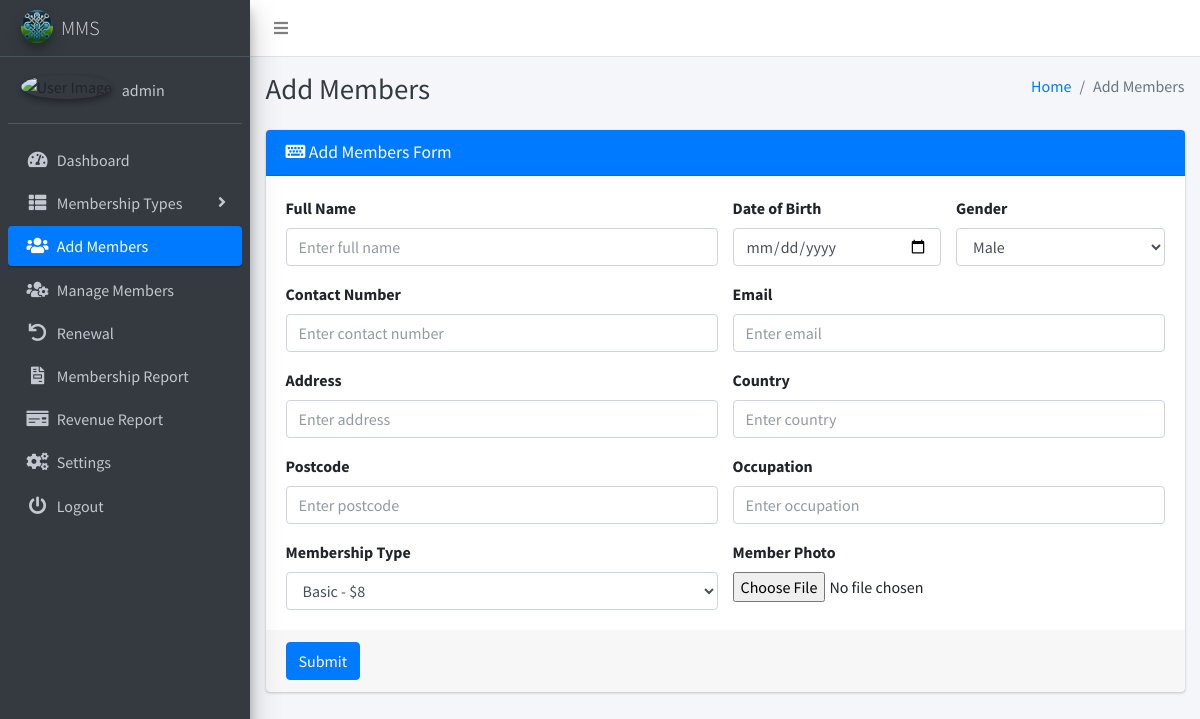
Page /add_members.php (signed in) on the committed database.
### tables this page shows
CREATE TABLE IF NOT EXISTS `settings` (
`id` int(11) NOT NULL,
  `system_name` varchar(255) NOT NULL,
  `logo` varchar(255) NOT NULL,
  `currency` varchar(50) NOT NULL
);

CREATE TABLE IF NOT EXISTS `users` (
`id` int(11) NOT NULL,
  `user_name` varchar(255) NOT NULL,
  `email` varchar(255) NOT NULL,
  `password` varchar(255) NOT NULL,
  `image` varchar(255) DEFAULT 'uploads\users_photos\default.png',
  `registration_date` timestamp NOT NULL DEFAULT CURRENT_TIMESTAMP,
  `updated_date` timestamp NOT NULL DEFAULT CURRENT_TIMESTAMP ON UPDATE CURRENT_TIMESTAMP
);

### add_members.php (the view, shortened to what this page needs)
<?php
include('includes/config.php');
$membershipTypesQuery = "SELECT id, type, amount FROM membership_types";
$membershipTypesResult = $conn->query($membershipTypesQuery);
?>
<?php include('includes/header.php');?>
<body class="hold-transition sidebar-mini layout-fixed layout-navbar-fixed layout-footer-fixed">
<div class="wrapper">
    <?php include('includes/nav.php'); ?>
    <?php include('includes/sidebar.php'); ?>
    <div class="content-wrapper">
        <?php include('includes/pagetitle.php'); ?>
        <section class="content">
            <div class="container-fluid">
                <div class="row">
                    <div class="col-md-12">
                        <div class="card card-primary">
                            <div class="card-header">
                                <h3 class="card-title"><i class="fas fa-keyboard"></i> Add Members Form</h3>
                            </div>
                            <form method="post" action="" enctype="multipart/form-data">
                                <div class="card-body">
                                    <div class="row">
                                        <div class="col-sm-6">
                                            <label for="fullname">Full Name</label>
                                            <input type="text" class="form-control" id="fullname" name="fullname"
                                                   placeholder="Enter full name" required>
                                        </div>
                                        <div class="col-sm-3">
                                            <label for="dob">Date of Birth</label>
                                            <input type="date" class="form-control" id="dob" name="dob" required>
                                        </div>
                                        <div class="col-sm-3">
                                            <label for="gender">Gender</label>
                                            <select class="form-control" id="gender" name="gender" required>
                                                <option value="Male">Male</option>
                                            </select>
                                        </div>
                                    </div>
                                    <div class="row mt-3">
                                        <div class="col-sm-6">
                                            <label for="contactNumber">Contact Number</label>
                                            <input type="tel" class="form-control" id="contactNumber"
                                                   name="contactNumber" placeholder="Enter contact number" required>
                                        </div>
                                        <div class="col-sm-6">
                                            <label for="email">Email</label>
                                            <input type="email" class="form-control" id="email" name="email"
                                                   placeholder="Enter email" required>
                                        </div>
                                    </div>
                                    <div class="row mt-3">
                                        <div class="col-sm-6">
                                            <label for="address">Address</label>
                                            <input type="text" class="form-control" id="address" name="address"
                                                   placeholder="Enter address" required>
                                        </div>
                                        <div class="col-sm-6">
                                            <label for="country">Country</label>
                                            <input type="text" class="form-control" id="country" name="country"
                                                   placeholder="Enter country" required>
                                        </div>
                                    </div>
                                    <div class="row mt-3">
                                        <div class="col-sm-6">
                                            <label for="postcode">Postcode</label>
                                            <input type="text" class="form-control" id="postcode" name="postcode"
                                                   placeholder="Enter postcode" required>
                                        </div>
                                        <div class="col-sm-6">
                                            <label for="occupation">Occupation</label>
                                            <input type="text" class="form-control" id="occupation" name="occupation"
                                                   placeholder="Enter occupation" required>
                                        </div>
                                    </div>
                                    <div class="row mt-3">
                                    <div class="col-sm-6">
                                        <label for="membershipType">Membership Type</label>
                                        <select class="form-control" id="membershipType" name="membershipType" required>
                                            <?php
                                            if ($membershipTypesResult) {
                                                while ($row = $membershipTypesResult->fetch_assoc()) {
                                                    $currencyQuery = "SELECT currency FROM settings";
                                                    $currencyResult = $conn->query($currencyQuery);
                                                    if ($currencyResult->num_rows > 0) {
                                                        $currencyRow = $currencyResult->fetch_assoc();
                                                        $currencySymbol = $currencyRow['currency'];
                                                    } else {
                                                        $currencySymbol = '$';
                                                    }
                                                    echo "<option value='{$row['id']}'>{$row['type']} - {$currencySymbol}{$row['amount']}</option>";
                                                }
                                            } else {
                                                echo "Error: " . $conn->error;
                                            }
                                            ?>
                                        </select>
                                    </div>
                                    <div class="col-sm-6">
                                        <label for="photo">Member Photo</label>
                                        <input type="file" class="form-control-file" id="photo" name="photo">
                                    </div>
                                </div>
                                </div>
                                <div class="card-footer">
                                    <button type="submit" class="btn btn-primary">Submit</button>
                                </div>
                            </form>
                        </div>
                    </div>
                </div>
            </div>
        </section>
    </div>
</div>
</body>
</html>

### includes/sidebar.php (shortened to what this page needs)
<?php
$current_page = basename($_SERVER['PHP_SELF']);
?>
<aside class="main-sidebar sidebar-dark-primary elevation-4">
  <a href="" class="brand-link">
    <img src="<?php echo getLogoUrl(); ?>" alt="Logo" class="brand-image img-circle elevation-3" style="opacity: .8">
    <span class="brand-text font-weight-light"><?php echo getSystemName(); ?></span>
  </a>
  <?php
    function getSystemName()
    {
        global $conn;
        $systemNameQuery = "SELECT system_name FROM settings";
        $systemNameResult = $conn->query($systemNameQuery);
        if ($systemNameResult->num_rows > 0) {
            $systemNameRow = $systemNameResult->fetch_assoc();
            return $systemNameRow['system_name'];
        } else {
            return 'MMS';
        }
    }
    function getLogoUrl()
    {
        global $conn;
        $logoQuery = "SELECT logo FROM settings";
        $logoResult = $conn->query($logoQuery);
        if ($logoResult->num_rows > 0) {
            $logoRow = $logoResult->fetch_assoc();
            return $logoRow['logo'];
        } else {
            return 'dist/img/AdminLTELogo.png';
        }
    }
    function getUserName() {
      global $conn;
      $userNameQuery = "SELECT user_name FROM users";
      $userNameResult = $conn->query($userNameQuery);
      if ($userNameResult->num_rows > 0) {
          $userNameRow = $userNameResult->fetch_assoc();
          return $userNameRow['user_name'];
      } else {
          return 'User';
      }
    }
  ?>
  <div class="sidebar">
    <div class="user-panel mt-3 pb-3 mb-3 d-flex">
      <div class="image">
        <img src="<?php echo $_SESSION['image'] ?>" class="img-circle elevation-2" alt="User Image">
      </div>
      <div class="info">
        <a href="#" class="d-block"><?php echo getUserName(); ?></a>
      </div>
    </div>
    <nav class="mt-2">
      <ul class="nav nav-pills nav-sidebar flex-column" data-widget="treeview" role="menu" data-accordion="false">
        <li class="nav-item">
          <a href="dashboard.php" class="nav-link <?php echo ($current_page == 'dashboard.php') ? 'active' : ''; ?>">
            <i class="nav-icon fas fa-tachometer-alt"></i>
            <p>
              Dashboard
            </p>
          </a>
        </li>
        <li class="nav-item has-treeview">
          <a href="#" class="nav-link <?php echo ($current_page == 'add_type.php' || $current_page == 'view_type.php' || $current_page == 'edit_type.php') ? 'active' : ''; ?>">
            <i class="nav-icon fas fa-th-list"></i>
            <p>
              Membership Types
              <i class="fas fa-angle-right right"></i>
            </p>
          </a>
        </li>
        <li class="nav-item">
          <a href="add_members.php" class="nav-link <?php echo ($current_page == 'add_members.php') ? 'active' : ''; ?>">
            <i class="nav-icon fas fa-users"></i>
            <p>Add Members</p>
          </a>
        </li>
        <li class="nav-item">
          <a href="manage_members.php" class="nav-link <?php echo ($current_page == 'manage_members.php' || $current_page == 'edit_member.php' || $current_page == 'memberProfile.php') ? 'active' : ''; ?>">
            <i class="nav-icon fas fa-users-cog"></i>
            <p>Manage Members</p>
          </a>
        </li>
        <li class="nav-item">
          <a href="list_renewal.php" class="nav-link <?php echo ($current_page == 'list_renewal.php' || $current_page == 'renew.php') ? 'active' : ''; ?>">
          <i class="nav-icon fas fa-undo"></i>
            <p>Renewal</p>
          </a>
        </li>
        <li class="nav-item">
          <a href="report.php" class="nav-link <?php echo ($current_page == 'report.php') ? 'active' : ''; ?>">
            <i class="nav-icon fas fa-file-invoice"></i>
            <p>Membership Report</p>
          </a>
        </li>
        <li class="nav-item">
          <a href="revenue_report.php" class="nav-link <?php echo ($current_page == 'revenue_report.php') ? 'active' : ''; ?>">
            <i class="nav-icon fas fa-money-check"></i>
            <p>Revenue Report</p>
          </a>
        </li>
        <li class="nav-item">
          <a href="settings.php" class="nav-link <?php echo ($current_page == 'settings.php') ? 'active' : ''; ?>">
            <i class="nav-icon fas fa-cogs"></i>
            <p>Settings</p>
          </a>
        </li>
        <li class="nav-item">
          <a href="logout.php" class="nav-link <?php echo ($current_page == 'logout.php') ? 'active' : ''; ?>">
            <i class="nav-icon fas fa-power-off"></i>
            <p>Logout</p>
          </a>
        </li>
      </ul>
    </nav>
  </div>
</aside>

### rows in the picture
settings: logo (picture), system_name "MMS"
users: user_name "admin"

### other values in the picture
$pageTitle "Add Members"
form field membershipType "Basic - $8"
